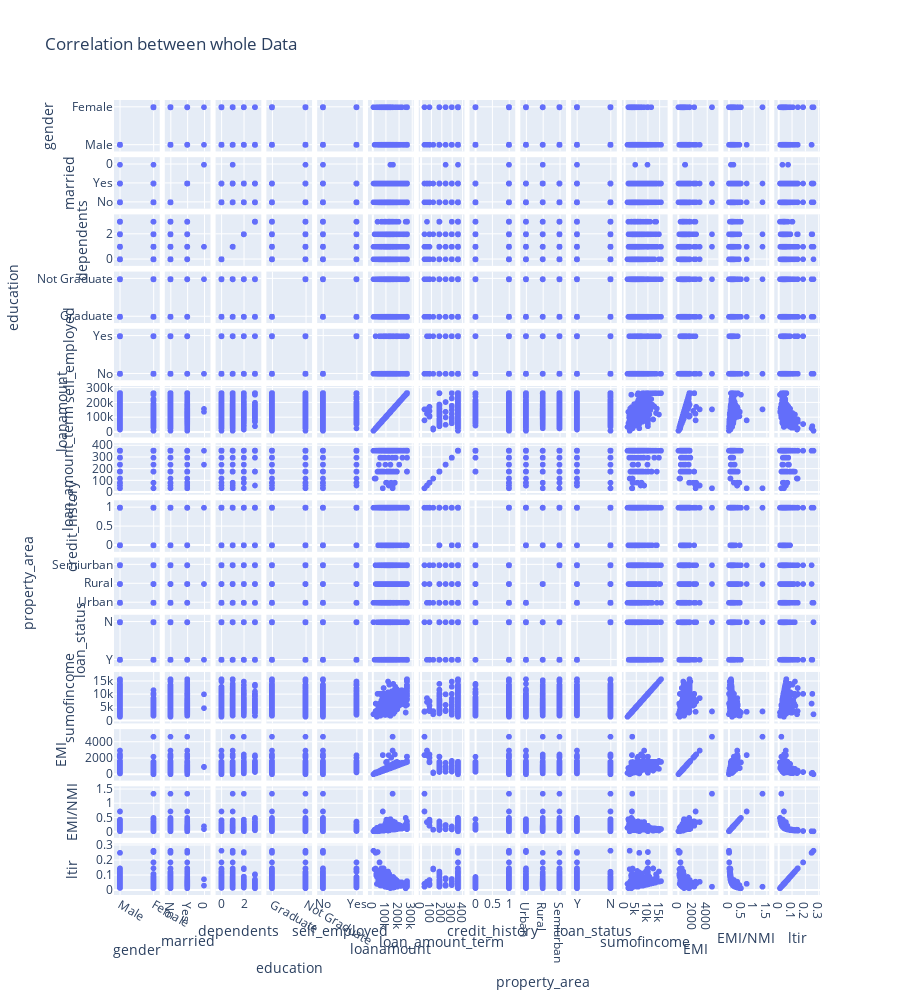

The notebook cell saved with this chart:
### Code cell
#Pairplot to find the relation between different variables.

dff = df[['gender', 'married', 'dependents', 'education', 'self_employed',
       'loanamount', 'loan_amount_term', 'credit_history', 'property_area',
       'loan_status', 'sumofincome', 'EMI', 'EMI/NMI', 'ltir']]
fig_pairplot = px.scatter_matrix(dff, height=1000,title= 'Correlation between whole Data')  
fig_pairplot

### Figure 1 — Plotly figure (JSON) as saved in the notebook; plotly's stock layout.template omitted (floating-point values rounded to 4 significant figures; data arrays with more than 128 entries replaced by an {"elided": "..."} marker saying what was removed)
{"data": [{"dimensions": [{"axis": {"matches": true}, "label": "gender", "values": {"elided": "1029 str values"}}, {"axis": {"matches": true}, "label": "married", "values": {"elided": "1029 str values"}}, {"axis": {"matches": true}, "label": "dependents", "values": {"elided": "1029 str values"}}, {"axis": {"matches": true}, "label": "education", "values": {"elided": "1029 str values"}}, {"axis": {"matches": true}, "label": "self_employed", "values": {"elided": "1029 str values"}}, {"axis": {"matches": true}, "label": "loanamount", "values": {"elided": "1029 float values"}}, {"axis": {"matches": true}, "label": "loan_amount_term", "values": {"elided": "1029 int values"}}, {"axis": {"matches": true}, "label": "credit_history", "values": {"elided": "1029 int values"}}, {"axis": {"matches": true}, "label": "property_area", "values": {"elided": "1029 str values"}}, {"axis": {"matches": true}, "label": "loan_status", "values": {"elided": "1029 str values"}}, {"axis": {"matches": true}, "label": "sumofincome", "values": {"elided": "1029 float values"}}, {"axis": {"matches": true}, "label": "EMI", "values": {"elided": "1029 float values"}}, {"axis": {"matches": true}, "label": "EMI/NMI", "values": {"elided": "1029 float values"}}, {"axis": {"matches": true}, "label": "ltir", "values": {"elided": "1029 float values"}}], "hovertemplate": "%{xaxis.title.text}=%{x}<br>%{yaxis.title.text}=%{y}<extra></extra>", "legendgroup": "", "marker": {"color": "#636efa", "symbol": "circle"}, "name": "", "showlegend": false, "type": "splom"}], "layout": {"dragmode": "select", "height": 1000, "legend": {"tracegroupgap": 0}, "title": {"text": "Correlation between whole Data"}}}
